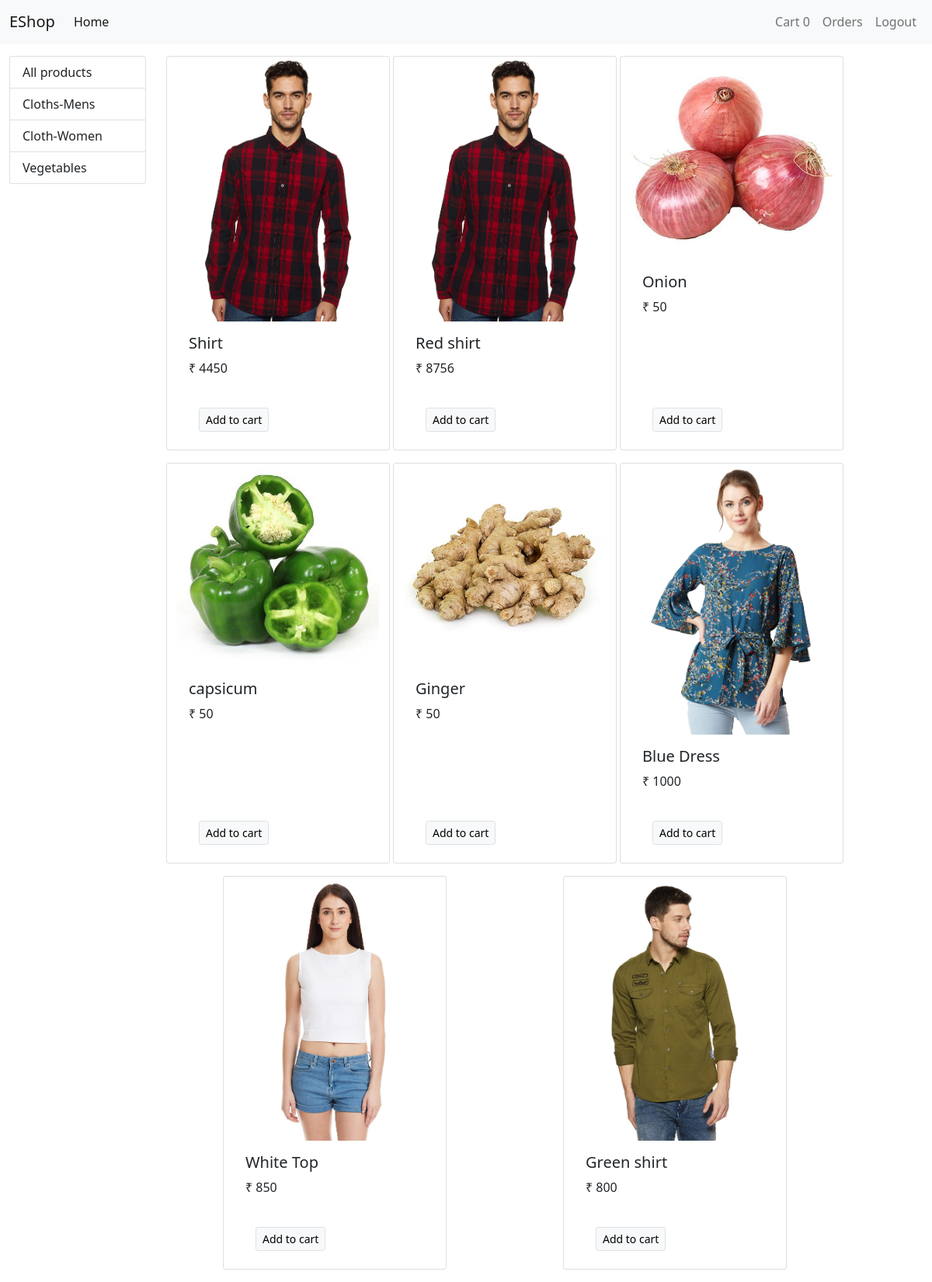
Screenshot of / (signed in) with the database file from the repository.
### EShop/store/models/category.py (models this page shows, shortened)
class Category(models.Model):
    name = models.CharField(max_length=50)
    @staticmethod
    def get_all_categories():
        return Category.objects.all()

### EShop/store/models/product.py (models this page shows, shortened)
class Product(models.Model):
    name = models.CharField(max_length=50)
    price  = models.IntegerField(default=0)
    category = models.ForeignKey(Category , on_delete=models.CASCADE, default=1)
    description = models.CharField(max_length=200 , default='' , null=True , blank=True)
    image = models.ImageField(upload_to='uploads/products/')
    @staticmethod
    def get_all_products():
        return Product.objects.all()

### EShop/store/views.py (the view, shortened to what this page needs)
# urls.py: path('',index.as_view() , name="home"),
class index(View):
    def get(self, request):
        data = {}
        products = None
        cart = request.session.get('cart')
        if not cart:
            request.session['cart']={}
        categories = Category.get_all_categories()
        categoryId = request.GET.get('category')
        if categoryId:
            products = Product.get_all_products_by_categoryId(categoryId)
        else:
            products = Product.get_all_products()
        data['products'] = products
        data['categories'] = categories
        return render(request, 'index.html', data)

### EShop/store/templatetags/cartinfo.py (called while the page is built)
@register.filter(name='is_in_cart')
def is_in_cart(product ,cart):
    keys = cart.keys()
    for id in keys:
        if int(id) == product.id:
            return True
    return False;

### EShop/store/templatetags/customfilter.py (called while the page is built)
@register.filter(name='currency')
def currency(number):
    return "₹ "+str(number)

### EShop/store/templates/index.html (shortened to what this page needs)
{% extends 'base.html' %} {% block content %}
{% load cartinfo %}
{% load customfilter %}
<div class="container-fluid mt-3">
  <div class="row">
    <div class="col-lg-2 max-auto">
      <div class="list-group">
        <a href="/" class="list-group-item" list-group-item-action active
          >All products</a
        >
        {% for category in categories %}
        <a
          href="/?category={{category.id}}"
          class="list-group-item"
          list-group-item-action
          active
          >{{ category.name }}</a
        >
        {% endfor %}
      </div>
    </div>
    <div id="products" class="col-lg-9">
      <div class="row mx-auto">
        {% for product in products %}
        <div class="card mx-auto mb-3" id="{{product.id}}" style="width: 18rem">
          <img src="{{ product.image.url }}" class="card-img-top" alt="..." />
          <div class="card-body">
            <h5 class="card-title">{{ product.name }}</h5>
            <p class="card-text">{{product.price|currency}}</p>
          </div>
          <div class="cart-footer p-3 no-gutters">
            {% if  product|is_in_cart:request.session.cart %}
            <div class="row  no-gutters" >
              <form action="/#{{product.id}}" method="post" class="col-2">
                {% csrf_token %}
               <input hidden name="product" type="text" value="{{product.id}}" />
               <input hidden name="remove" type="text" value="True" />
               <input
               type="submit"
               class="btn btn-block btn-secondary"
               value="-"
             />
             </form>
              <div class="text-center col">{{product|cart_quantity:request.session.cart}}</div>
              <form action="/#{{product.id}}" method="post" class="col-2">
                 {% csrf_token %}
                <input hidden name="product" type="text" value="{{product.id}}" />
                <input
                type="submit"
                class="btn btn-block btn-secondary"
                value="+"
              />
              </form>
              </div>
            {% else %}
            <form action="/#{{product.id}}" method="post" class="btn block">
              <input
                type="submit"
                class="float-right btn btn-light border btn-sm block"
                value="Add to cart"
              />
            </form>
            {% endif %}
          </div>
        </div>
        {% endfor %}
      </div>
    </div>
  </div>
</div>
{% endblock %}

### EShop/store/templates/base.html (shortened to what this page needs)
<!DOCTYPE html>
<html lang="en">
  <head>
    <link
      href="https://cdn.jsdelivr.net/npm/bootstrap@5.1.3/dist/css/bootstrap.min.css"
      rel="stylesheet"
    />
  </head>
  <body>
    <nav class="navbar navbar-expand-lg navbar-light bg-light">
      <div class="container-fluid">
        <a class="navbar-brand" href="#">EShop</a>
        <div class="collapse navbar-collapse" id="navbarSupportedContent">
          <ul class="navbar-nav me-auto mb-2 mb-lg-0">
            <li class="nav-item">
              <a class="nav-link active" aria-current="page" href="/">Home</a>
            </li>
          </ul>
          <ul class="navbar-nav my-2 my-lg-0">
            <li class="nav-item">
              <a class="nav-link" aria-current="page" href="/cart">Cart
                <span class="">{{request.session.cart.keys|length}}</span>
              </a>
            </li>
            {% if request.session.customer_id %}
            <li class="nav-item">
              <a class="nav-link" aria-current="page" href="/orders">Orders</a>
            </li>
            <li class="nav-item">
              <a class="nav-link" aria-current="page" href="/logout">Logout</a>
            </li>
            {% endif %}
          </ul>
        </div>
      </div>
    </nav>
    {% block content %} {% endblock %}
  </body>
</html>

### rows the page displays
Category: name "Cloths-Mens"
Category: name "Cloth-Women"
Category: name "Vegetables"
Product: {{ product.id }} 1 (drawn), image (picture), name "Shirt", price "₹ 4450"
Product: image (picture), name "Red shirt", price "₹ 8756"
Product: image (picture), name "Onion", price "₹ 50"
Product: image (picture), name "capsicum", price "₹ 50"
Product: image (picture), name "Ginger", price "₹ 50"
Product: image (picture), name "Blue Dress", price "₹ 1000"
Product: image (picture), name "White Top", price "₹ 850"
Product: image (picture), name "Green shirt", price "₹ 800"

### other values shown
{{ request.session.cart.keys|length }} "0"
